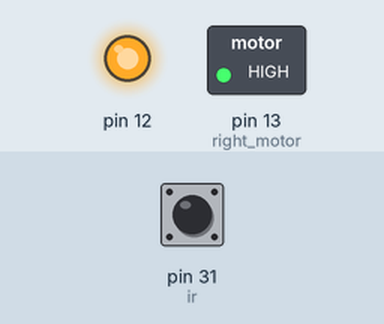
This sketch was run on a simulated Arduino Mega 2560, built with avr-gcc and run on an emulated ATmega2560. Shown: switched loads named in the sketch (green lamp = pin HIGH), output pins drawn as LEDs (lit = HIGH). The inputs (shaded band) are chosen by the test bench; at power-on: pin 31 (ir) HIGH. What the sketch prints to the serial monitor is not drawn.

Above: at 1.2 s.
1.3 s: pin 31 (ir) driven LOW
At 3.0 s:
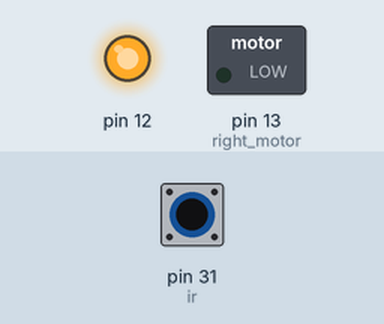
3.3 s: pin 31 (ir) driven HIGH
At 4.7 s:
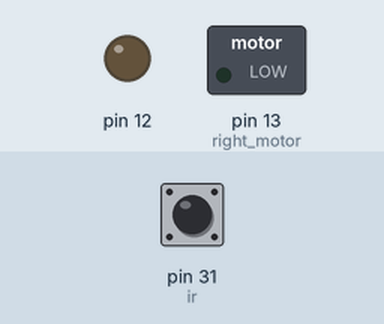
6.3 s: pin 31 (ir) driven LOW
At 8.0 s:
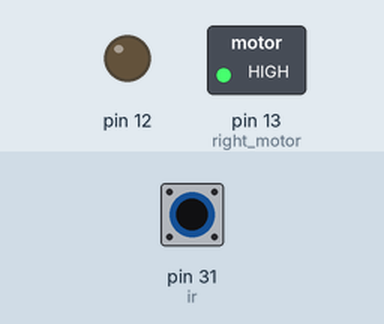
8.3 s: pin 31 (ir) pulsed HIGH 2 times (0.12 s each, 0.3 s apart)
At 10.9 s:
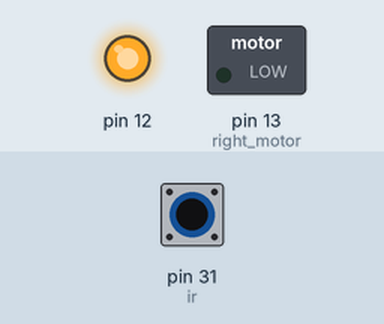
Timing chart, 0 to 12.4 s (numbered marks = the images above; inputs shaded):
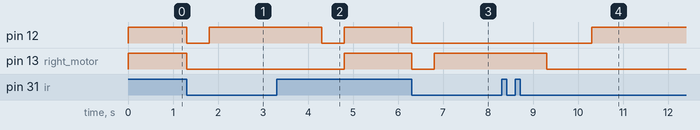

The sketch:

Smart_Robot_Car.ino
```cpp
                                                                                                                                                                                                                                                                                                                                                                                                                                                                                                                                                                                                                                                                                                                                                                                                                                                                                                                                                                                                                                                                                                                                                                                                                                                                                                                                                                                                                                                                                                                                                                                                                                                                                                                                                                                                                                                                                                                                                                                                                                                                                                                                                                                                                                                                                                   int left_motor = 12;
int right_motor = 13;
int speed = 255;
int stop = 0;

enum Direction {
  left, right
};
Direction direction_to_turn = left;

int trigger = 5;
int echo = 6;
int threshold = 20; // 20 CM to decide that there is an object
const float velocity = 0.034; // speed of sound centimeter/microsecond

int ir = 31;
bool prestate_object_detected = false;
bool object_detected = false;

void moveForward(int);
void turnLeft(int);
void turnRight(int);
void stopMoving();
void turn(int);

void emitWave();
float detectObjects();
bool isObjectNear(int);

void emitWave() {
  digitalWrite(trigger, HIGH);
  delayMicroseconds(10);
  digitalWrite(trigger, LOW);
}

float detectObjects() {
  emitWave();
  int duration = pulseIn(echo, HIGH);
  float distance = velocity * duration / 2.0;
  return distance;
}

bool isObjectNear(int threshold=threshold) {
  int frontal_distance = (int)abs(detectObjects());
  Serial.println(frontal_distance);
  return frontal_distance <= threshold && frontal_distance != 0;
}

void moveForward(int speed = speed) {
  analogWrite(left_motor, speed);
  analogWrite(right_motor, speed);
}

void turnLeft(int speed = speed) {
  analogWrite(left_motor, stop);
  analogWrite(right_motor, speed);
}

void turnRight(int speed = speed) {
  analogWrite(left_motor, speed);
  analogWrite(right_motor, stop);
}

void turn() {
  if(direction_to_turn == left)
      turnLeft();
  else
      turnRight();
}

void stopMoving() {
  analogWrite(left_motor, stop);
  analogWrite(right_motor, stop);
}

void setup() {
  Serial.begin(115200);
  stopMoving();

  pinMode(trigger, OUTPUT);
  pinMode(echo, INPUT);
  // clear any emitted wave
  digitalWrite(trigger, LOW);
  delayMicroseconds(2);

  pinMode(ir, INPUT);
}

void loop() {
//  bool object_is_near = isObjectNear(threshold);
  int path_is_clear = digitalRead(ir);
  object_detected = ! path_is_clear;
  if (object_detected && !prestate_object_detected) {
    stopMoving();
    delay(500);
    prestate_object_detected = object_detected;
    direction_to_turn = direction_to_turn == left ? right : left;
    Serial.println("OD");
  }
  else if(prestate_object_detected && object_detected){
    turn();
    Serial.println("POD & OD");
  }
  else if(prestate_object_detected && ! object_detected) {
    delay(1000);
    stopMoving();
    delay(500);
    prestate_object_detected = false;
    Serial.println("POD");
  }

  if(!object_detected && !prestate_object_detected){
      moveForward();
      Serial.println("NOTHING");
  }

}
```

Measured:
- after the input at 1.3 s, pin 12: HIGH → LOW at once, → HIGH 0.50 s later; pin 13 (right_motor): HIGH → LOW at once
- after the input at 3.3 s, pin 12: HIGH → LOW after 1.0 s, → HIGH 0.50 s later; pin 13 (right_motor): LOW → HIGH after 1.5 s
- after the input at 6.3 s, pin 12: HIGH → LOW at once; pin 13 (right_motor): HIGH → LOW at once, → HIGH 0.50 s later
- after the input at 8.3 s, pin 12: LOW → HIGH after 2.0 s; pin 13 (right_motor): HIGH → LOW after 1.0 s
